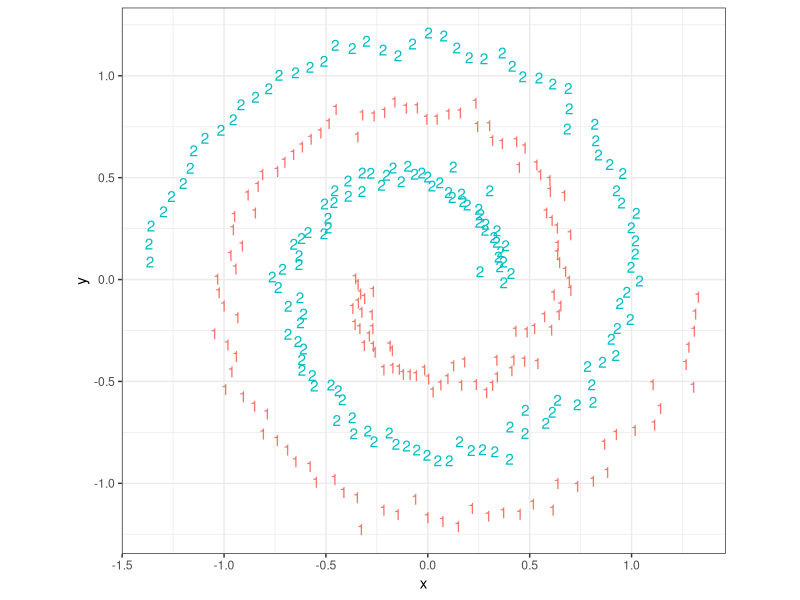

Reproduce this figure in R.
# example 9.21 of section 9.4.2 
# (example 9.21 of section 9.4.2)  : Exploring advanced methods : Using SVMs to model complicated decision boundaries : Trying an SVM on artificial example data 
# Title: Setting up the spirals data as an example classification problem 

library('kernlab')
data('spirals')  	# Note: 1 
sc <- specc(spirals, centers = 2) 	# Note: 2 
s <- data.frame(x=spirals[,1],y=spirals[,2],
   class=as.factor(sc)) 	# Note: 3 
library('ggplot2')
ggplot(data=s) +
   geom_text(aes(x=x,y=y,
      label=class,color=class)) +
   coord_fixed() + 
   theme_bw() + theme(legend.position='none') 	# Note: 4

# Note 1: 
#   Load the kernlab kernel and support vector 
#   machine package and then ask that the included example "spirals" be made 
#   available. 

# Note 2: 
#   Use kernlab’s spectral clustering routine 
#   to identify the two different spirals in the example dataset. 

# Note 3: 
#   Combine the spiral coordinates and the 
#   spiral label into a data frame. 

# Note 4: 
#   Plot the spirals with class labels. 
